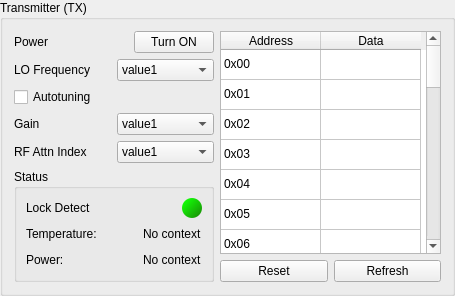
             <widget class="QGroupBox" name="gb_transmitter">
              <property name="title">
               <string>Transmitter (TX)</string>
              </property>
              <layout class="QVBoxLayout" name="verticalLayout_12">
               <item>
                <layout class="QHBoxLayout" name="horizontalLayout_12">
                 <item>
                  <layout class="QVBoxLayout" name="verticalLayout_7">
                   <item>
                    <layout class="QVBoxLayout" name="verticalLayout_4">
                     <item>
                      <layout class="QHBoxLayout" name="horizontalLayout_6">
                       <item>
                        <widget class="QLabel" name="lbl_power_tx">
                         <property name="text">
                          <string>Power</string>
                         </property>
                        </widget>
                       </item>
                       <item>
                        <spacer name="horizontalSpacer_9">
                         <property name="orientation">
                          <enum>Qt::Horizontal</enum>
                         </property>
                         <property name="sizeHint" stdset="0">
                          <size>
                           <width>40</width>
                           <height>20</height>
                          </size>
                         </property>
                        </spacer>
                       </item>
                       <item>
                        <widget class="QPushButton" name="btn_power_tx">
                         <property name="text">
                          <string>Turn ON</string>
                         </property>
                        </widget>
                       </item>
                      </layout>
                     </item>
                     <item>
                      <layout class="QHBoxLayout" name="horizontalLayout_11">
                       <item>
                        <widget class="QLabel" name="lbl_lo_frequency_tx">
                         <property name="text">
                          <string>LO Frequency</string>
                         </property>
                        </widget>
                       </item>
                       <item>
                        <widget class="QComboBox" name="cb_lo_frequency_tx">
                         <item>
                          <property name="text">
                           <string>value1</string>
                          </property>
                         </item>
                         <item>
                          <property name="text">
                           <string>value2</string>
                          </property>
                         </item>
                        </widget>
                       </item>
                      </layout>
                     </item>
                     <item>
                      <widget class="QCheckBox" name="chk_autotuning_tx">
                       <property name="text">
                        <string>Autotuning</string>
                       </property>
                      </widget>
                     </item>
                     <item>
                      <layout class="QHBoxLayout" name="horizontalLayout_10">
                       <item>
                        <widget class="QLabel" name="lbl_gain_tx">
                         <property name="text">
                          <string>Gain</string>
                         </property>
                        </widget>
                       </item>
                       <item>
                        <widget class="QComboBox" name="cb_gain_tx">
                         <item>
                          <property name="text">
                           <string>value1</string>
                          </property>
                         </item>
                         <item>
                          <property name="text">
                           <string>value2</string>
                          </property>
                         </item>
                        </widget>
                       </item>
                      </layout>
                     </item>
                     <item>
                      <layout class="QHBoxLayout" name="horizontalLayout_7">
                       <item>
                        <widget class="QLabel" name="lbl_rf_attn_index">
                         <property name="text">
                          <string>RF Attn Index</string>
                         </property>
                        </widget>
                       </item>
                       <item>
                        <widget class="QComboBox" name="cb_rf_attn_index">
                         <item>
                          <property name="text">
                           <string>value1</string>
                          </property>
                         </item>
                         <item>
                          <property name="text">
                           <string>value2</string>
                          </property>
                         </item>
                        </widget>
                       </item>
                      </layout>
                     </item>
                    </layout>
                   </item>
                   <item>
                    <widget class="QGroupBox" name="gb_status_tx">
                     <property name="title">
                      <string>Status</string>
                     </property>
                     <layout class="QHBoxLayout" name="horizontalLayout_9">
                      <item>
                       <layout class="QVBoxLayout" name="verticalLayout_6">
                        <item>
                         <layout class="QHBoxLayout" name="horizontalLayout">
                          <item>
                           <widget class="QLabel" name="lbl_lock_detect_tx">
                            <property name="text">
                             <string>Lock Detect</string>
                            </property>
                           </widget>
                          </item>
                          <item>
                           <widget class="QWidget" name="cw_lock_detect_tx" native="true">
                            <property name="minimumSize">
                             <size>
                              <width>20</width>
                              <height>20</height>
                             </size>
                            </property>
                            <property name="maximumSize">
                             <size>
                              <width>20</width>
                              <height>20</height>
                             </size>
                            </property>
                            <property name="baseSize">
                             <size>
                              <width>20</width>
                              <height>20</height>
                             </size>
                            </property>
                            <property name="autoFillBackground">
                             <bool>false</bool>
                            </property>
                            <property name="styleSheet">
                             <string notr="true">color: white;
border-radius: 10;
background-color: qlineargradient(spread:pad, x1:0.145, y1:0.16, x2:1, y2:1, stop:0 rgba(20, 252, 7, 255), stop:1 rgba(25, 134, 5, 255))</string>
                            </property>
                           </widget>
                          </item>
                         </layout>
                        </item>
                        <item>
                         <layout class="QHBoxLayout" name="horizontalLayout_8">
                          <item>
                           <widget class="QLabel" name="lbl_temp_tx">
                            <property name="text">
                             <string>Temperature:</string>
                            </property>
                           </widget>
                          </item>
                          <item>
                           <spacer name="horizontalSpacer_2">
                            <property name="orientation">
                             <enum>Qt::Horizontal</enum>
                            </property>
                            <property name="sizeHint" stdset="0">
                             <size>
                              <width>40</width>
                              <height>20</height>
                             </size>
                            </property>
                           </spacer>
                          </item>
                          <item>
                           <widget class="QLabel" name="lbl_temp_tx_dyn">
                            <property name="text">
                             <string>No context</string>
                            </property>
                           </widget>
                          </item>
                         </layout>
                        </item>
                        <item>
                         <layout class="QHBoxLayout" name="horizontalLayout_29">
                          <item>
                           <widget class="QLabel" name="lbl_power_usage_tx">
                            <property name="text">
                             <string>Power:</string>
                            </property>
                           </widget>
                          </item>
                          <item>
                           <spacer name="horizontalSpacer_12">
                            <property name="orientation">
                             <enum>Qt::Horizontal</enum>
                            </property>
                            <property name="sizeHint" stdset="0">
                             <size>
                              <width>40</width>
                              <height>20</height>
                             </size>
                            </property>
                           </spacer>
                          </item>
                          <item>
                           <widget class="QLabel" name="lbl_power_usage_tx_dyn">
                            <property name="text">
                             <string>No context</string>
                            </property>
                           </widget>
                          </item>
                         </layout>
                        </item>
                       </layout>
                      </item>
                     </layout>
                    </widget>
                   </item>
                  </layout>
                 </item>
                 <item>
                  <layout class="QVBoxLayout" name="verticalLayout_5">
                   <item>
                    <widget class="QTableWidget" name="tb_registers_tx">
                     <property name="minimumSize">
                      <size>
                       <width>218</width>
                       <height>0</height>
                      </size>
                     </property>
                     <property name="maximumSize">
                      <size>
                       <width>221</width>
                       <height>581</height>
                      </size>
                     </property>
                     <attribute name="verticalHeaderVisible">
                      <bool>false</bool>
                     </attribute>
                     <row>
                      <property name="text">
                       <string>0</string>
                      </property>
                     </row>
                     <row>
                      <property name="text">
                       <string>1</string>
                      </property>
                     </row>
                     <row>
                      <property name="text">
                       <string>2</string>
                      </property>
                     </row>
                     <row>
                      <property name="text">
                       <string>3</string>
                      </property>
                     </row>
                     <row>
                      <property name="text">
                       <string>4</string>
                      </property>
                     </row>
                     <row>
                      <property name="text">
                       <string>5</string>
                      </property>
                     </row>
                     <row>
                      <property name="text">
                       <string>6</string>
                      </property>
                     </row>
                     <row>
                      <property name="text">
                       <string>7</string>
                      </property>
                     </row>
                     <row>
                      <property name="text">
                       <string>8</string>
                      </property>
                     </row>
                     <row>
                      <property name="text">
                       <string>9</string>
                      </property>
                     </row>
                     <row>
                      <property name="text">
                       <string>10</string>
                      </property>
                     </row>
                     <row>
                      <property name="text">
                       <string>11</string>
                      </property>
                     </row>
                     <row>
                      <property name="text">
                       <string>12</string>
                      </property>
                     </row>
                     <row>
                      <property name="text">
                       <string>13</string>
                      </property>
                     </row>
                     <row>
                      <property name="text">
                       <string>14</string>
                      </property>
                     </row>
                     <row>
                      <property name="text">
                       <string>15</string>
                      </property>
                     </row>
                     <row>
                      <property name="text">
                       <string>16</string>
                      </property>
                     </row>
                     <row>
                      <property name="text">
                       <string>17</string>
                      </property>
                     </row>
                     <row>
                      <property name="text">
                       <string>18</string>
                      </property>
                     </row>
                     <row>
                      <property name="text">
                       <string>19</string>
                      </property>
                     </row>
                     <row>
                      <property name="text">
                       <string>20</string>
                      </property>
                     </row>
                     <row>
                      <property name="text">
                       <string>21</string>
                      </property>
                     </row>
                     <row>
                      <property name="text">
                       <string>22</string>
                      </property>
                     </row>
                     <row>
                      <property name="text">
                       <string>23</string>
                      </property>
                     </row>
                     <row>
                      <property name="text">
                       <string>24</string>
                      </property>
                     </row>
                     <row>
                      <property name="text">
                       <string>25</string>
                      </property>
                     </row>
                     <row>
                      <property name="text">
                       <string>26</string>
                      </property>
                     </row>
                     <row>
                      <property name="text">
                       <string>27</string>
                      </property>
                     </row>
                     <column>
                      <property name="text">
                       <string>Address</string>
                      </property>
                     </column>
                     <column>
                      <property name="text">
                       <string>Data</string>
                      </property>
                     </column>
                     <item row="0" column="0">
                      <property name="text">
                       <string>0x00</string>
                      </property>
                     </item>
                     <item row="0" column="1">
                      <property name="text">
                       <string/>
                      </property>
                     </item>
                     <item row="1" column="0">
                      <property name="text">
                       <string>0x01</string>
                      </property>
                     </item>
                     <item row="1" column="1">
                      <property name="text">
                       <string/>
                      </property>
                     </item>
                     <item row="2" column="0">
                      <property name="text">
                       <string>0x02</string>
                      </property>
                     </item>
                     <item row="2" column="1">
                      <property name="text">
                       <string/>
                      </property>
                     </item>
                     <item row="3" column="0">
                      <property name="text">
                       <string>0x03</string>
                      </property>
                     </item>
                     <item row="3" column="1">
                      <property name="text">
                       <string/>
                      </property>
                     </item>
                     <item row="4" column="0">
                      <property name="text">
                       <string>0x04</string>
                      </property>
                     </item>
                     <item row="4" column="1">
                      <property name="text">
                       <string/>
                      </property>
                     </item>
                     <item row="5" column="0">
                      <property name="text">
                       <string>0x05</string>
                      </property>
                     </item>
                     <item row="5" column="1">
                      <property name="text">
                       <string/>
                      </property>
                     </item>
                     <item row="6" column="0">
                      <property name="text">
                       <string>0x06</string>
                      </property>
                     </item>
                     <item row="6" column="1">
                      <property name="text">
                       <string/>
                      </property>
                     </item>
                     <item row="7" column="0">
                      <property name="text">
                       <string>0x07</string>
                      </property>
                     </item>
                     <item row="7" column="1">
                      <property name="text">
                       <string/>
                      </property>
                     </item>
                     <item row="8" column="0">
                      <property name="text">
                       <string>0x08</string>
                      </property>
                     </item>
                     <item row="8" column="1">
                      <property name="text">
                       <string/>
                      </property>
                     </item>
                     <item row="9" column="0">
                      <property name="text">
                       <string>0x09</string>
                      </property>
                     </item>
                     <item row="9" column="1">
                      <property name="text">
                       <string/>
                      </property>
                     </item>
                     <item row="10" column="0">
                      <property name="text">
                       <string>0x0A</string>
                      </property>
                     </item>
                     <item row="10" column="1">
                      <property name="text">
                       <string/>
                      </property>
                     </item>
                     <item row="11" column="0">
                      <property name="text">
                       <string>0x0B</string>
                      </property>
                     </item>
                     <item row="11" column="1">
                      <property name="text">
                       <string/>
                      </property>
                     </item>
                     <item row="12" column="0">
                      <property name="text">
                       <string>0x0C</string>
                      </property>
                     </item>
                     <item row="12" column="1">
                      <property name="text">
                       <string/>
                      </property>
                     </item>
                     <item row="13" column="0">
                      <property name="text">
                       <string>0x0D</string>
                      </property>
                     </item>
                     <item row="13" column="1">
                      <property name="text">
                       <string/>
                      </property>
                     </item>
                     <item row="14" column="0">
                      <property name="text">
                       <string>0x0E</string>
                      </property>
                     </item>
                     <item row="14" column="1">
                      <property name="text">
                       <string/>
                      </property>
                     </item>
                     <item row="15" column="0">
                      <property name="text">
                       <string>0x0F</string>
                      </property>
                     </item>
                     <item row="15" column="1">
                      <property name="text">
                       <string/>
                      </property>
                     </item>
                     <item row="16" column="0">
                      <property name="text">
                       <string>0x10</string>
                      </property>
                     </item>
                     <item row="16" column="1">
                      <property name="text">
                       <string/>
                      </property>
                     </item>
                     <item row="17" column="0">
                      <property name="text">
                       <string>0x11</string>
                      </property>
                     </item>
                     <item row="17" column="1">
                      <property name="text">
                       <string/>
                      </property>
                     </item>
                     <item row="18" column="0">
                      <property name="text">
                       <string>0x12</string>
                      </property>
                     </item>
                     <item row="18" column="1">
                      <property name="text">
                       <string/>
                      </property>
                     </item>
                     <item row="19" column="0">
                      <property name="text">
                       <string>0x13</string>
                      </property>
                     </item>
                     <item row="19" column="1">
                      <property name="text">
                       <string/>
                      </property>
                     </item>
                     <item row="20" column="0">
                      <property name="text">
                       <string>0x14</string>
                      </property>
                     </item>
                     <item row="20" column="1">
                      <property name="text">
                       <string/>
                      </property>
                     </item>
                     <item row="21" column="0">
                      <property name="text">
                       <string>0x15</string>
                      </property>
                     </item>
                     <item row="21" column="1">
                      <property name="text">
                       <string/>
                      </property>
                     </item>
                     <item row="22" column="0">
                      <property name="text">
                       <string>0x16</string>
                      </property>
                     </item>
                     <item row="22" column="1">
                      <property name="text">
                       <string/>
                      </property>
                     </item>
                     <item row="23" column="0">
                      <property name="text">
                       <string>0x17</string>
                      </property>
                     </item>
                     <item row="23" column="1">
                      <property name="text">
                       <string/>
                      </property>
                     </item>
                     <item row="24" column="0">
                      <property name="text">
                       <string>0x18</string>
                      </property>
                     </item>
                     <item row="24" column="1">
                      <property name="text">
                       <string/>
                      </property>
                     </item>
                     <item row="25" column="0">
                      <property name="text">
                       <string>0x19</string>
                      </property>
                     </item>
                     <item row="25" column="1">
                      <property name="text">
                       <string/>
                      </property>
                     </item>
                     <item row="26" column="0">
                      <property name="text">
                       <string>0x1A</string>
                      </property>
                     </item>
                     <item row="26" column="1">
                      <property name="text">
                       <string/>
                      </property>
                     </item>
                     <item row="27" column="0">
                      <property name="text">
                       <string>0x1B</string>
                      </property>
                     </item>
                     <item row="27" column="1">
                      <property name="text">
                       <string/>
                      </property>
                     </item>
                    </widget>
                   </item>
                   <item>
                    <layout class="QHBoxLayout" name="horizontalLayout_27">
                     <item>
                      <widget class="QPushButton" name="btn_reset_regs_tx">
                       <property name="text">
                        <string>Reset</string>
                       </property>
                      </widget>
                     </item>
                     <item>
                      <widget class="QPushButton" name="btn_refresh_regs_tx">
                       <property name="text">
                        <string>Refresh</string>
                       </property>
                      </widget>
                     </item>
                    </layout>
                   </item>
                  </layout>
                 </item>
                </layout>
               </item>
              </layout>
             </widget>
